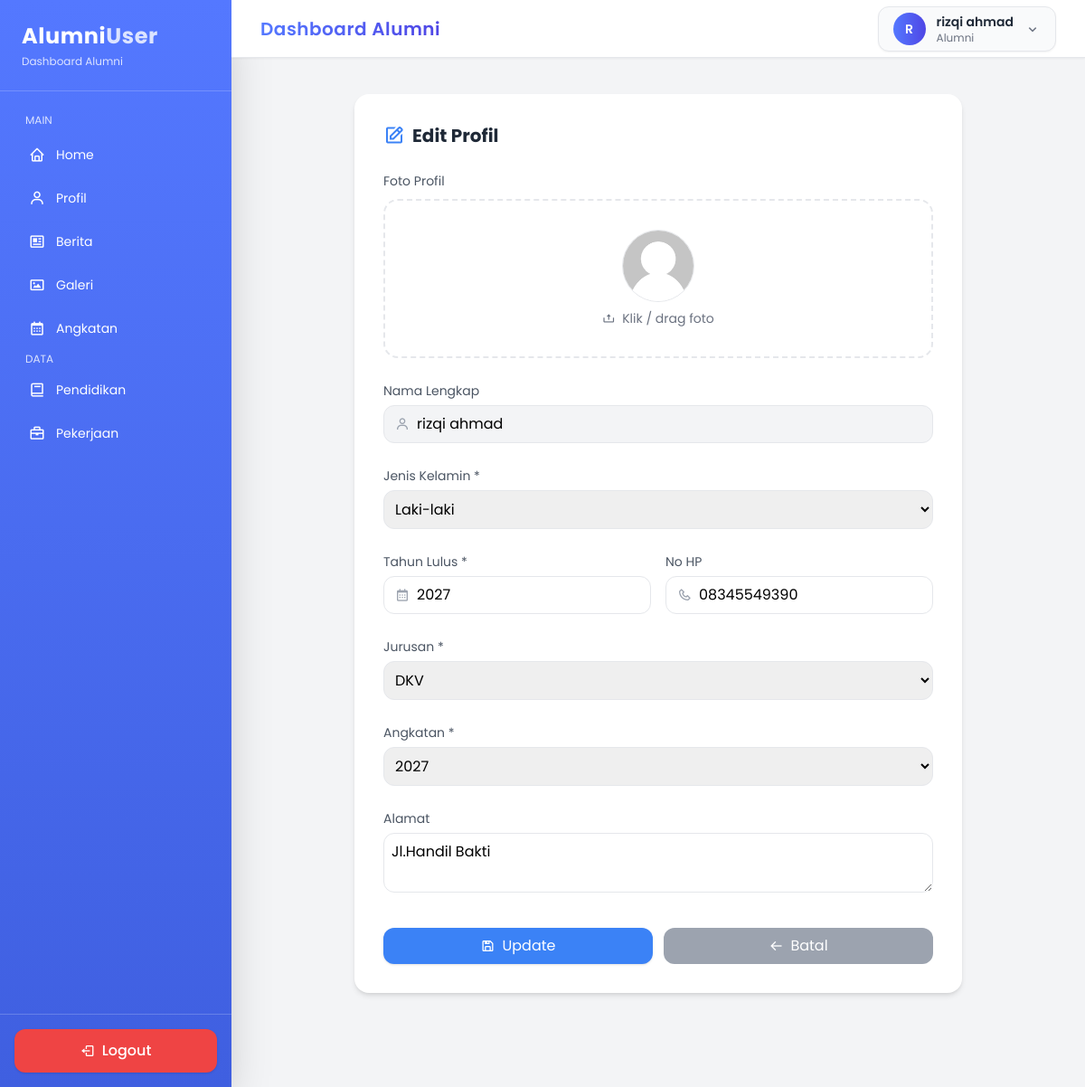
Screenshot of /dashboard_alumni.php?page=profil-edit&id=18 (signed in) with the database file from the repository.
### tables this page shows
CREATE TABLE `alumni` (
  `id` int NOT NULL,
  `user_id` int NOT NULL,
  `jenis_kelamin` enum('L','P') DEFAULT NULL,
  `tahun_lulus` year DEFAULT NULL,
  `alamat` text,
  `no_telepon` varchar(20) DEFAULT NULL,
  `angkatan_id` int DEFAULT NULL,
  `jurusan_id` int DEFAULT NULL
);

CREATE TABLE `user` (
  `id` int NOT NULL,
  `email` varchar(100) NOT NULL,
  `fullname` varchar(100) NOT NULL,
  `password` varchar(255) NOT NULL,
  `foto` varchar(255) DEFAULT NULL,
  `role` enum('admin','alumni') NOT NULL
);

CREATE TABLE `jurusan` (
  `id` int NOT NULL,
  `nama_jurusan` varchar(100) NOT NULL
);

CREATE TABLE `angkatan` (
  `id` int NOT NULL,
  `tahun_angkatan` year NOT NULL
);

### pages/alumni/profil/profil_edit.php (the view, shortened to what this page needs)
<?php
$id = isset($_GET['id']) ? $_GET['id'] : 0;
$query = mysqli_query($conn, "
    SELECT a.*, u.fullname, u.foto
    FROM alumni a
    JOIN user u ON a.user_id = u.id
    WHERE a.id='$id'
");
$jurusan = mysqli_query($conn, "SELECT * FROM jurusan");
$angkatan = mysqli_query($conn, "SELECT * FROM angkatan");
$data = mysqli_fetch_assoc($query);
$warna = ($data['jenis_kelamin'] == 'P') ? 'pink' : 'blue';
$foto = (!empty($data['foto']) && file_exists("uploads/alumni/".$data['foto']))
        ? $data['foto']
        : 'default.png';
?>
<div class="p-6 flex justify-center">
<form method="POST" enctype="multipart/form-data"
      class="bg-white p-8 rounded-2xl shadow-md w-full max-w-2xl space-y-6">
    <div class="flex items-center gap-2">
        <i class='bx bx-edit text-2xl text-<?= $warna ?>-500'></i>
        <h2 class="text-xl font-bold text-gray-800">
            Edit Profil
        </h2>
    </div>
    <div>
        <label class="text-sm text-gray-600">Foto Profil</label>
        <label class="flex flex-col items-center justify-center
                      w-full h-44 border-2 border-dashed rounded-2xl cursor-pointer
                      hover:bg-gray-50 transition mt-2
                      hover:border-<?= $warna ?>-400">
            <img id="preview"
                 src="uploads/alumni/<?= $foto ?>"
                 class="w-20 h-20 rounded-full object-cover mb-2 border">
            <span class="text-sm text-gray-500 flex items-center gap-2">
                <i class='bx bx-upload'></i>
                Klik / drag foto
            </span>
        </label>
    </div>
    <div>
        <label class="text-sm text-gray-600">Nama Lengkap</label>
        <div class="flex items-center border rounded-xl px-3 mt-1 bg-gray-100">
            <i class='bx bx-user text-gray-400 mr-2'></i>
            <input type="text"
                   value="<?= $data['fullname'] ?>"
                   class="w-full py-2 outline-none bg-transparent"
                   readonly>
        </div>
    </div>
    <div>
        <label class="text-sm text-gray-600">Jenis Kelamin *</label>
        <select name="jk"
                class="w-full border rounded-xl p-2 mt-1
                       focus:ring-2 focus:ring-<?= $warna ?>-400">
            <option value="L" <?= $data['jenis_kelamin']=='L'?'selected':'' ?>>Laki-laki</option>
        </select>
    </div>
    <div class="grid md:grid-cols-2 gap-4">
        <div>
            <label class="text-sm text-gray-600">Tahun Lulus *</label>
            <div class="flex items-center border rounded-xl px-3 mt-1
                        focus-within:ring-2 focus-within:ring-<?= $warna ?>-400">
                <i class='bx bx-calendar text-gray-400 mr-2'></i>
                <input type="number" name="tahun"
                       value="<?= $data['tahun_lulus'] ?>"
                       class="w-full py-2 outline-none">
            </div>
        </div>
        <div>
            <label class="text-sm text-gray-600">No HP</label>
            <div class="flex items-center border rounded-xl px-3 mt-1
                        focus-within:ring-2 focus-within:ring-<?= $warna ?>-400">
                <i class='bx bx-phone text-gray-400 mr-2'></i>
                <input type="text" name="hp"
                       value="<?= $data['no_telepon'] ?>"
                       class="w-full py-2 outline-none">
            </div>
        </div>
    </div>
    <div>
        <label class="text-sm text-gray-600">Jurusan *</label>
        <select name="jurusan"
                class="w-full border rounded-xl p-2 mt-1
                       focus:ring-2 focus:ring-<?= $warna ?>-400">
            <?php while($j = mysqli_fetch_assoc($jurusan)): ?>
                <option value="<?= $j['id'] ?>" <?= $data['jurusan_id']==$j['id']?'selected':'' ?>>
                    <?= $j['nama_jurusan'] ?>
                </option>
            <?php endwhile; ?>
        </select>
    </div>
    <div>
        <label class="text-sm text-gray-600">Angkatan *</label>
        <select name="angkatan"
                class="w-full border rounded-xl p-2 mt-1
                       focus:ring-2 focus:ring-<?= $warna ?>-400">
            <?php while($a = mysqli_fetch_assoc($angkatan)): ?>
                <option value="<?= $a['id'] ?>" <?= $data['angkatan_id']==$a['id']?'selected':'' ?>>
                    <?= $a['tahun_angkatan'] ?>
                </option>
            <?php endwhile; ?>
        </select>
    </div>
    <div>
        <label class="text-sm text-gray-600">Alamat</label>
        <textarea name="alamat"
                  class="w-full border rounded-xl p-2 mt-1
                         focus:ring-2 focus:ring-<?= $warna ?>-400"><?= $data['alamat'] ?></textarea>
    </div>
    <div class="flex gap-3 pt-2">
        <button name="update"
                class="flex-1 flex items-center justify-center gap-2
                       bg-<?= $warna ?>-500 hover:bg-<?= $warna ?>-600
                       text-white py-2 rounded-xl shadow transition">
            <i class='bx bx-save'></i> Update
        </button>
        <a href="dashboard_alumni.php?page=profil"
           class="flex-1 flex items-center justify-center gap-2
                  bg-gray-400 hover:bg-gray-500
                  text-white py-2 rounded-xl transition">
           <i class='bx bx-arrow-back'></i> Batal
        </a>
    </div>
</form>
</div>

### rows the page displays
alumni: user.fullname "rizqi ahmad", jk "Laki-laki", tahun "2027", hp "08345549390", jurusan "DKV", angkatan "2027", alamat "Jl.Handil Bakti"

### other values shown
substr($_SESSION['fullname'],0,1) "R"
$_SESSION['fullname'] "rizqi ahmad"
